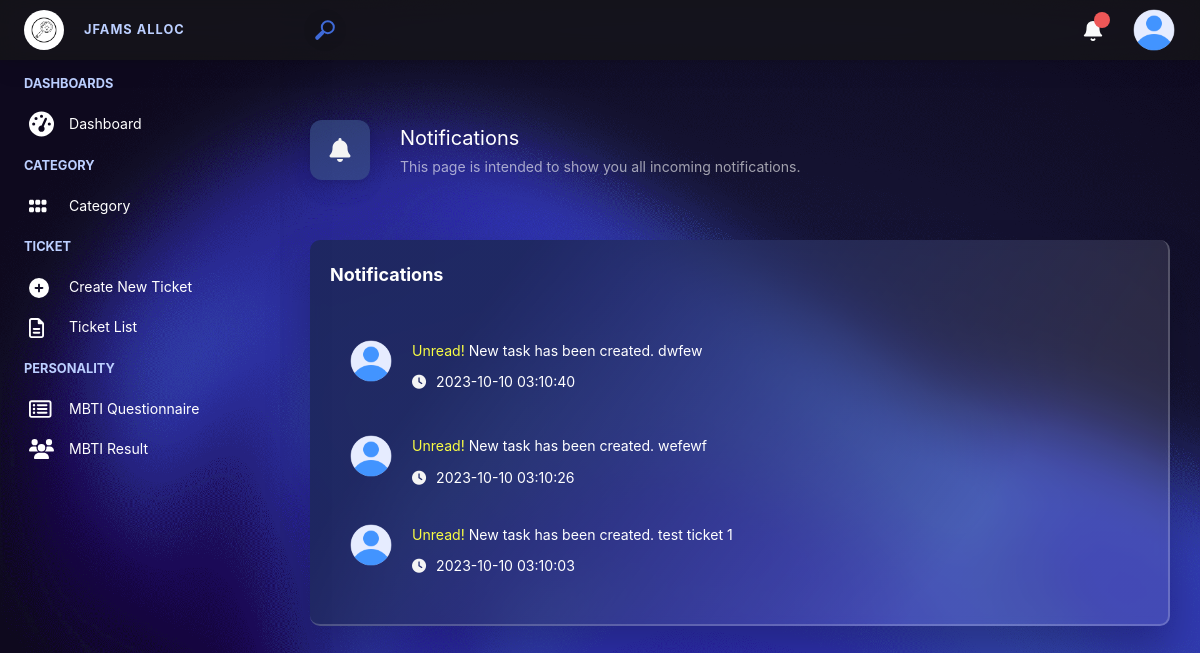
The app's page /notification (signed in), older data.
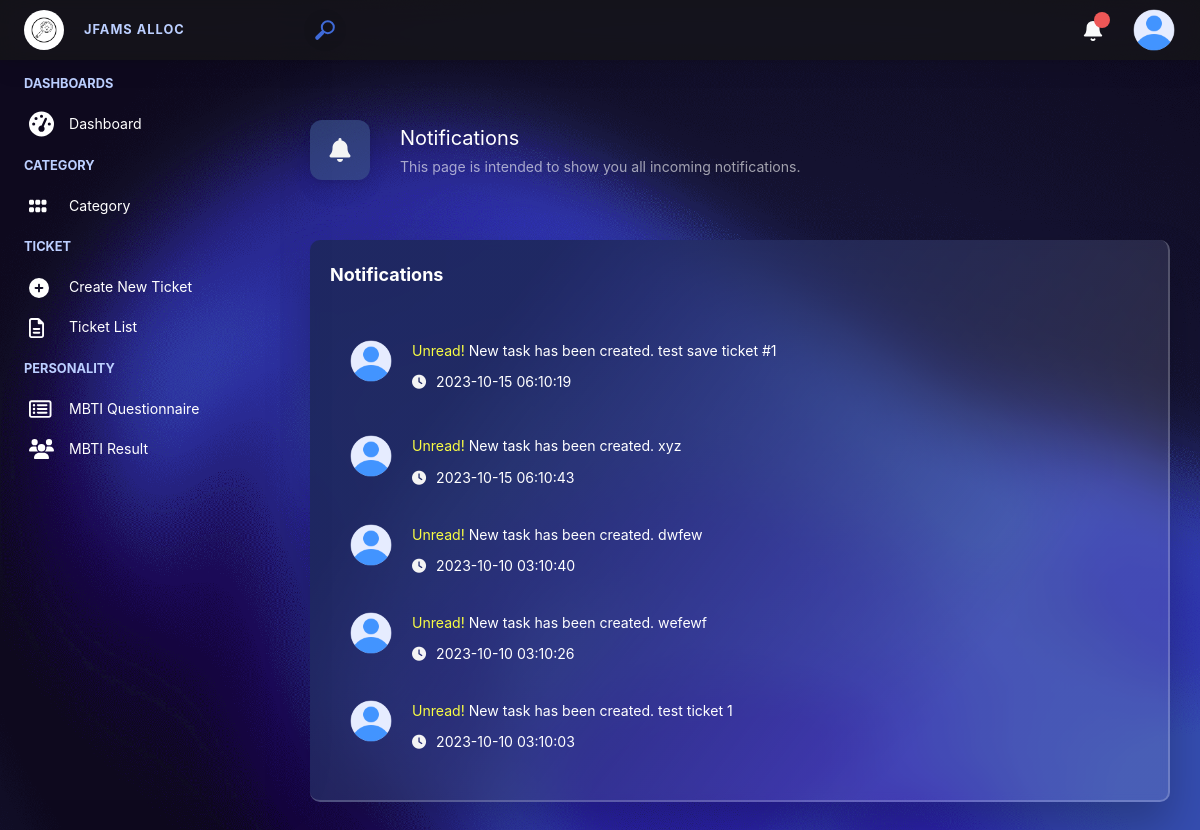
The same page, newer data.
### capstone/models.py (models this page shows, shortened)
class Notification(models.Model):
    send_to = models.ForeignKey(User, on_delete=models.CASCADE, related_name="send_to", blank=True, null=True)
    ticket = models.ForeignKey(Ticket, on_delete=models.CASCADE, related_name="ticket_id", blank=True, null=True)
    notification = models.IntegerField(null=True)
    is_read = models.BooleanField(default=False)
    creator = models.ForeignKey(User, on_delete=models.CASCADE, related_name="creator", blank=True, null=True)
    create_date = models.DateTimeField(null=True)

class Ticket(models.Model):
    ticket_title = models.CharField(max_length=80)
    description = models.TextField()
    category = models.ForeignKey(Category, on_delete=models.CASCADE, related_name="ticket_category", null=True)
    priority = models.IntegerField(default=1, choices=PRIORITY)
    requester = models.ForeignKey(User, on_delete=models.CASCADE, related_name="requester")
    watcher = models.ManyToManyField(User, related_name="watcher", blank=True, null=True)
    assigned_to = models.ManyToManyField(User, related_name="assigned_to_user", blank=True, null=True)
    status = models.IntegerField(default=0)
    due_date = models.DateField(blank=True, null=True)
    is_finished = models.BooleanField(default=False)
    create_date = models.DateTimeField(blank=True, null=True)
    modify_date = models.DateTimeField(blank=True, null=True)

### capstone/views.py (the view)
# urls.py: path("notification", views.notification, name="notification"),
@login_required
def notification(request):
    userId = request.user.id
    notifications = Notification.objects.filter(send_to=userId).order_by('-create_date')
    return render(request, "capstone/notification/index.html", {
        "notifications": notifications,
        "iconTitle": ICONS['notification'],
        "titleHeader": "Notifications" ,
        "subTitleHeader": "This page is intended to show you all incoming notifications."
    })

### capstone/templates/capstone/notification/index.html
{% extends 'capstone/layout.html' %}
{% block body %}
<div class="container-card dash-card mt20 mb50">
    <div style="padding: 20px;">
        <div class="app-card__header_title" style="margin-bottom: 2.25rem;">
            Notifications
        </div>
        <div class="app-card__body">
            {% for notif in notifications %}
            <a class="notif-row" href="{% url 'read_ticket' notif.ticket.id %}">
            <div class="dflex gap20" style="padding-bottom: 20px;">
                <div>
                    {% if notif.creator.img_profile %}
                    <img width="42" class="rounded-circle" src="/static/{{notif.creator.img_profile}}" alt="">
                    {% else %}
                    <img width="42" class="rounded-circle" src="/static/images/user-icon.png" alt="">
                    {% endif %}
                </div>
                    <div class="dflex" style="flex-direction: column; color: #fff">
                        <div class="mb10">
                            {% if not notif.is_read %}
                            <span style="color: #f9fd44;">Unread!</span>
                            {% endif %}
                            <span>New task has been created.</span>
                            <span>{{ notif.ticket.ticket_title }}</span>
                        </div>
                        <div class="dflex gap10">
                            <span><i class="fa-solid fa-clock"></i></span>
                            <span>{{notif.create_date|date:"Y-m-d h:m:s"}}</span>
                        </div>
                    </div>
                </div>
            </a>
            {% endfor %}
        </div>
    </div>
</div>
{% endblock %}

Row changes from the older to the newer data that the page shows:
added Notification: is_read "Unread!", ticket.ticket_title "test save ticket #1", create_date "2023-10-15 06:10:19"
added Notification: is_read "Unread!", ticket.ticket_title "xyz", create_date "2023-10-15 06:10:43"
